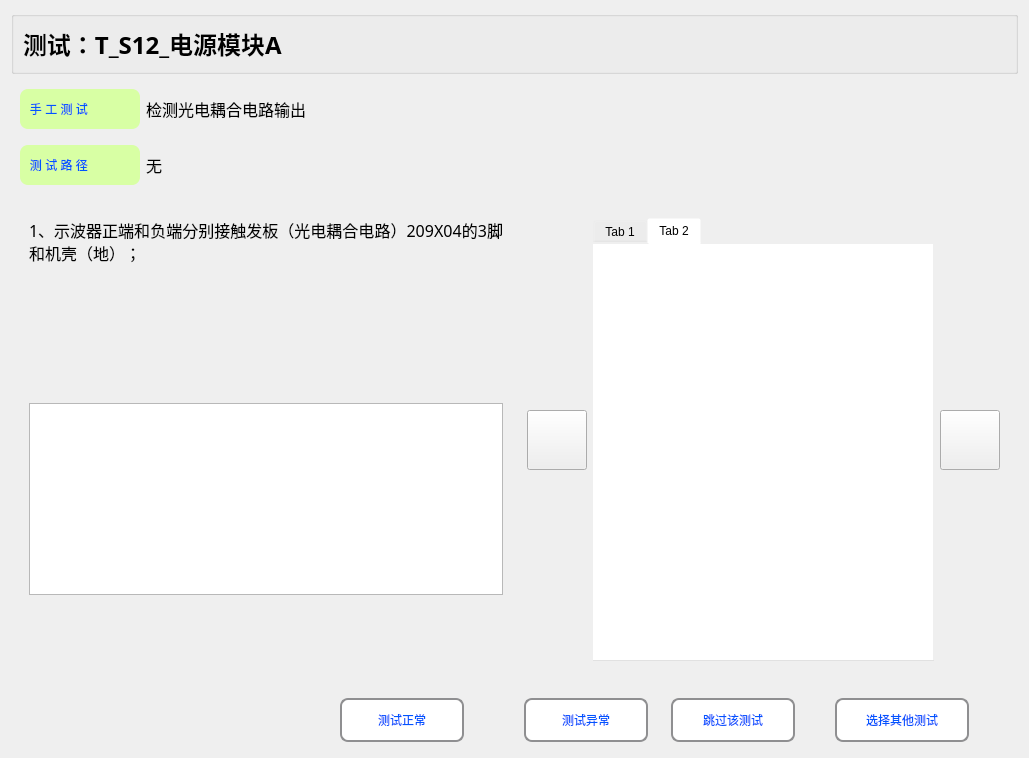
      <widget class="QWidget" name="page_main_diagnosis">
       <property name="styleSheet">
        <string notr="true">QWidget#page_main_diagnosis{
border-image: url(:/new/prefix1/Diagnosis_Image/BG_new.png);
}</string>
       </property>
       <layout class="QVBoxLayout" name="verticalLayout_4">
        <item>
         <widget class="QGroupBox" name="groupBox_this_test_name">
          <property name="maximumSize">
           <size>
            <width>16777215</width>
            <height>70</height>
           </size>
          </property>
          <property name="title">
           <string/>
          </property>
          <layout class="QHBoxLayout" name="horizontalLayout">
           <item>
            <widget class="QLabel" name="label_diagnosis_test_word">
             <property name="minimumSize">
              <size>
               <width>0</width>
               <height>0</height>
              </size>
             </property>
             <property name="maximumSize">
              <size>
               <width>16777215</width>
               <height>16777215</height>
              </size>
             </property>
             <property name="font">
              <font>
               <family>微软雅黑</family>
               <pointsize>18</pointsize>
               <weight>75</weight>
               <bold>true</bold>
              </font>
             </property>
             <property name="text">
              <string>测试：T_S12_电源模块A</string>
             </property>
             <property name="wordWrap">
              <bool>true</bool>
             </property>
            </widget>
           </item>
           <item>
            <widget class="QLabel" name="label_diagnosis_test_TID">
             <property name="maximumSize">
              <size>
               <width>0</width>
               <height>16777215</height>
              </size>
             </property>
             <property name="text">
              <string/>
             </property>
            </widget>
           </item>
          </layout>
         </widget>
        </item>
        <item>
         <widget class="QWidget" name="widget_test_procedure" native="true">
          <property name="maximumSize">
           <size>
            <width>16777215</width>
            <height>70</height>
           </size>
          </property>
          <layout class="QHBoxLayout" name="horizontalLayout_3">
           <property name="bottomMargin">
            <number>5</number>
           </property>
           <item>
            <widget class="QLabel" name="label_test_type">
             <property name="minimumSize">
              <size>
               <width>120</width>
               <height>40</height>
              </size>
             </property>
             <property name="maximumSize">
              <size>
               <width>100</width>
               <height>16777215</height>
              </size>
             </property>
             <property name="styleSheet">
              <string notr="true">QLabel { 
    /*border: 2px solid #8f8f91;*/
    border-radius: 8px; 
    min-width: 120px;
    min-height: 40px;
	background-color: rgb(216, 255, 164);
	color: rgb(0, 85, 255);
	font: 75 10pt &quot;微软雅黑&quot;;
 }</string>
             </property>
             <property name="text">
              <string>   手 工 测 试</string>
             </property>
            </widget>
           </item>
           <item>
            <widget class="QLabel" name="label_test_procedure">
             <property name="minimumSize">
              <size>
               <width>0</width>
               <height>0</height>
              </size>
             </property>
             <property name="maximumSize">
              <size>
               <width>16777215</width>
               <height>16777215</height>
              </size>
             </property>
             <property name="font">
              <font>
               <family>微软雅黑</family>
               <pointsize>12</pointsize>
               <weight>50</weight>
               <bold>false</bold>
              </font>
             </property>
             <property name="text">
              <string>检测光电耦合电路输出</string>
             </property>
             <property name="wordWrap">
              <bool>true</bool>
             </property>
            </widget>
           </item>
          </layout>
         </widget>
        </item>
        <item>
         <widget class="QWidget" name="widget_test_procedure_2" native="true">
          <property name="maximumSize">
           <size>
            <width>16777215</width>
            <height>70</height>
           </size>
          </property>
          <layout class="QHBoxLayout" name="horizontalLayout_41">
           <property name="topMargin">
            <number>5</number>
           </property>
           <item>
            <widget class="QLabel" name="label_test_road_sign">
             <property name="minimumSize">
              <size>
               <width>120</width>
               <height>40</height>
              </size>
             </property>
             <property name="maximumSize">
              <size>
               <width>100</width>
               <height>16777215</height>
              </size>
             </property>
             <property name="styleSheet">
              <string notr="true">QLabel { 
    /*border: 2px solid #8f8f91;*/
    border-radius: 8px; 
    min-width: 120px;
    min-height: 40px;
	background-color: rgb(216, 255, 164);
	color: rgb(0, 85, 255);
	font: 75 10pt &quot;微软雅黑&quot;;
 }</string>
             </property>
             <property name="text">
              <string>   测 试 路 径</string>
             </property>
            </widget>
           </item>
           <item>
            <widget class="QLabel" name="label_test_road">
             <property name="minimumSize">
              <size>
               <width>0</width>
               <height>0</height>
              </size>
             </property>
             <property name="maximumSize">
              <size>
               <width>16777215</width>
               <height>16777215</height>
              </size>
             </property>
             <property name="font">
              <font>
               <family>微软雅黑</family>
               <pointsize>12</pointsize>
               <weight>50</weight>
               <bold>false</bold>
              </font>
             </property>
             <property name="text">
              <string>无</string>
             </property>
             <property name="wordWrap">
              <bool>true</bool>
             </property>
            </widget>
           </item>
          </layout>
         </widget>
        </item>
        <item>
         <widget class="QWidget" name="widget_main_picture_and_test" native="true">
          <layout class="QHBoxLayout" name="horizontalLayout_82">
           <item>
            <widget class="QWidget" name="widget_test_description" native="true">
             <property name="minimumSize">
              <size>
               <width>200</width>
               <height>80</height>
              </size>
             </property>
             <property name="maximumSize">
              <size>
               <width>16777215</width>
               <height>16777215</height>
              </size>
             </property>
             <layout class="QGridLayout" name="gridLayout_7">
              <item row="0" column="0">
               <widget class="QLabel" name="label_test_description_1">
                <property name="font">
                 <font>
                  <family>微软雅黑</family>
                  <pointsize>12</pointsize>
                 </font>
                </property>
                <property name="styleSheet">
                 <string notr="true"/>
                </property>
                <property name="lineWidth">
                 <number>1</number>
                </property>
                <property name="text">
                 <string>1、示波器正端和负端分别接触发板（光电耦合电路）209X04的3脚和机壳（地）；</string>
                </property>
                <property name="textFormat">
                 <enum>Qt::AutoText</enum>
                </property>
                <property name="alignment">
                 <set>Qt::AlignJustify|Qt::AlignVCenter</set>
                </property>
                <property name="wordWrap">
                 <bool>true</bool>
                </property>
                <property name="margin">
                 <number>0</number>
                </property>
                <property name="indent">
                 <number>-1</number>
                </property>
               </widget>
              </item>
              <item row="1" column="0">
               <spacer name="verticalSpacer_27">
                <property name="orientation">
                 <enum>Qt::Vertical</enum>
                </property>
                <property name="sizeHint" stdset="0">
                 <size>
                  <width>20</width>
                  <height>40</height>
                 </size>
                </property>
               </spacer>
              </item>
              <item row="3" column="0">
               <widget class="QTableWidget" name="tableWidget_test_file">
                <property name="minimumSize">
                 <size>
                  <width>300</width>
                  <height>0</height>
                 </size>
                </property>
                <property name="font">
                 <font>
                  <pointsize>12</pointsize>
                 </font>
                </property>
                <property name="focusPolicy">
                 <enum>Qt::NoFocus</enum>
                </property>
                <property name="styleSheet">
                 <string notr="true">QTableWidge{
    alternate-background-color: rgb(244, 248, 251);
    selection-background-color: rgb(241, 249, 226);
    selection-color: black;
}
QTableWidget::item:!alternate:!selected{
    background-color: rgb(255, 255, 255);
}</string>
                </property>
               </widget>
              </item>
              <item row="4" column="0">
               <spacer name="verticalSpacer_8">
                <property name="orientation">
                 <enum>Qt::Vertical</enum>
                </property>
                <property name="sizeHint" stdset="0">
                 <size>
                  <width>20</width>
                  <height>40</height>
                 </size>
                </property>
               </spacer>
              </item>
              <item row="2" column="0">
               <spacer name="verticalSpacer_7">
                <property name="orientation">
                 <enum>Qt::Vertical</enum>
                </property>
                <property name="sizeHint" stdset="0">
                 <size>
                  <width>20</width>
                  <height>40</height>
                 </size>
                </property>
               </spacer>
              </item>
             </layout>
            </widget>
           </item>
           <item>
            <widget class="QWidget" name="widget_test_module_image" native="true">
             <property name="minimumSize">
              <size>
               <width>300</width>
               <height>300</height>
              </size>
             </property>
             <property name="styleSheet">
              <string notr="true">#widget_test_module_image{
border-color: rgba(255, 255, 255, 0);
}
</string>
             </property>
             <layout class="QHBoxLayout" name="horizontalLayout_81">
              <item>
               <widget class="QWidget" name="widget_8" native="true">
                <property name="minimumSize">
                 <size>
                  <width>60</width>
                  <height>0</height>
                 </size>
                </property>
                <layout class="QVBoxLayout" name="verticalLayout_37">
                 <property name="leftMargin">
                  <number>0</number>
                 </property>
                 <property name="topMargin">
                  <number>0</number>
                 </property>
                 <property name="rightMargin">
                  <number>0</number>
                 </property>
                 <property name="bottomMargin">
                  <number>0</number>
                 </property>
                 <item>
                  <spacer name="verticalSpacer_6">
                   <property name="orientation">
                    <enum>Qt::Vertical</enum>
                   </property>
                   <property name="sizeHint" stdset="0">
                    <size>
                     <width>20</width>
                     <height>192</height>
                    </size>
                   </property>
                  </spacer>
                 </item>
                 <item>
                  <widget class="QPushButton" name="pushButton_last_test_photo">
                   <property name="minimumSize">
                    <size>
                     <width>60</width>
                     <height>60</height>
                    </size>
                   </property>
                   <property name="styleSheet">
                    <string notr="true">border-image: url(:/new/prefix1/Diagnosis_Image/left.png);</string>
                   </property>
                   <property name="text">
                    <string/>
                   </property>
                  </widget>
                 </item>
                 <item>
                  <spacer name="verticalSpacer_13">
                   <property name="orientation">
                    <enum>Qt::Vertical</enum>
                   </property>
                   <property name="sizeHint" stdset="0">
                    <size>
                     <width>20</width>
                     <height>191</height>
                    </size>
                   </property>
                  </spacer>
                 </item>
                </layout>
               </widget>
              </item>
              <item>
               <widget class="QTabWidget" name="tabWidget_test_image">
                <property name="minimumSize">
                 <size>
                  <width>250</width>
                  <height>0</height>
                 </size>
                </property>
                <property name="maximumSize">
                 <size>
                  <width>16777215</width>
                  <height>16777215</height>
                 </size>
                </property>
                <property name="styleSheet">
                 <string notr="true">/*border-image: url(:/new/prefix1/Diagnosis_Image/bg_mainview.png);*/
background-color: rgba(255, 255, 255, 0);
border:0px; </string>
                </property>
                <property name="currentIndex">
                 <number>1</number>
                </property>
                <widget class="QWidget" name="tab">
                 <attribute name="title">
                  <string>Tab 1</string>
                 </attribute>
                </widget>
                <widget class="QWidget" name="tab_2">
                 <attribute name="title">
                  <string>Tab 2</string>
                 </attribute>
                </widget>
               </widget>
              </item>
              <item>
               <widget class="QWidget" name="widget_12" native="true">
                <property name="minimumSize">
                 <size>
                  <width>60</width>
                  <height>0</height>
                 </size>
                </property>
                <layout class="QVBoxLayout" name="verticalLayout_38">
                 <property name="leftMargin">
                  <number>0</number>
                 </property>
                 <property name="topMargin">
                  <number>0</number>
                 </property>
                 <property name="rightMargin">
                  <number>0</number>
                 </property>
                 <property name="bottomMargin">
                  <number>0</number>
                 </property>
                 <item>
                  <spacer name="verticalSpacer_14">
                   <property name="orientation">
                    <enum>Qt::Vertical</enum>
                   </property>
                   <property name="sizeHint" stdset="0">
                    <size>
                     <width>20</width>
                     <height>192</height>
                    </size>
                   </property>
                  </spacer>
                 </item>
                 <item>
                  <widget class="QPushButton" name="pushButton_next_test_photo">
                   <property name="minimumSize">
                    <size>
                     <width>60</width>
                     <height>60</height>
                    </size>
                   </property>
                   <property name="styleSheet">
                    <string notr="true">border-image: url(:/new/prefix1/Diagnosis_Image/right.png);</string>
                   </property>
                   <property name="text">
                    <string/>
                   </property>
                  </widget>
                 </item>
                 <item>
                  <spacer name="verticalSpacer_15">
                   <property name="orientation">
                    <enum>Qt::Vertical</enum>
                   </property>
                   <property name="sizeHint" stdset="0">
                    <size>
                     <width>20</width>
                     <height>191</height>
                    </size>
                   </property>
                  </spacer>
                 </item>
                </layout>
               </widget>
              </item>
             </layout>
            </widget>
           </item>
          </layout>
         </widget>
        </item>
        <item>
         <widget class="QWidget" name="widget_manu_main_diagnosis" native="true">
          <property name="maximumSize">
           <size>
            <width>16777215</width>
            <height>70</height>
           </size>
          </property>
          <layout class="QHBoxLayout" name="horizontalLayout_7">
           <item>
            <spacer name="horizontalSpacer_226">
             <property name="orientation">
              <enum>Qt::Horizontal</enum>
             </property>
             <property name="sizeHint" stdset="0">
              <size>
               <width>28</width>
               <height>20</height>
              </size>
             </property>
            </spacer>
           </item>
           <item>
            <spacer name="horizontalSpacer_45">
             <property name="orientation">
              <enum>Qt::Horizontal</enum>
             </property>
             <property name="sizeHint" stdset="0">
              <size>
               <width>40</width>
               <height>20</height>
              </size>
             </property>
            </spacer>
           </item>
           <item>
            <spacer name="horizontalSpacer_46">
             <property name="orientation">
              <enum>Qt::Horizontal</enum>
             </property>
             <property name="sizeHint" stdset="0">
              <size>
               <width>40</width>
               <height>20</height>
              </size>
             </property>
            </spacer>
           </item>
           <item>
            <spacer name="horizontalSpacer_47">
             <property name="orientation">
              <enum>Qt::Horizontal</enum>
             </property>
             <property name="sizeHint" stdset="0">
              <size>
               <width>40</width>
               <height>20</height>
              </size>
             </property>
            </spacer>
           </item>
           <item>
            <spacer name="horizontalSpacer_48">
             <property name="orientation">
              <enum>Qt::Horizontal</enum>
             </property>
             <property name="sizeHint" stdset="0">
              <size>
               <width>40</width>
               <height>20</height>
              </size>
             </property>
            </spacer>
           </item>
           <item>
            <spacer name="horizontalSpacer_43">
             <property name="orientation">
              <enum>Qt::Horizontal</enum>
             </property>
             <property name="sizeHint" stdset="0">
              <size>
               <width>40</width>
               <height>20</height>
              </size>
             </property>
            </spacer>
           </item>
           <item>
            <spacer name="horizontalSpacer_227">
             <property name="orientation">
              <enum>Qt::Horizontal</enum>
             </property>
             <property name="sizeHint" stdset="0">
              <size>
               <width>35</width>
               <height>20</height>
              </size>
             </property>
            </spacer>
           </item>
           <item>
            <spacer name="horizontalSpacer_44">
             <property name="orientation">
              <enum>Qt::Horizontal</enum>
             </property>
             <property name="sizeHint" stdset="0">
              <size>
               <width>40</width>
               <height>20</height>
              </size>
             </property>
            </spacer>
           </item>
           <item>
            <spacer name="horizontalSpacer_228">
             <property name="orientation">
              <enum>Qt::Horizontal</enum>
             </property>
             <property name="sizeHint" stdset="0">
              <size>
               <width>17</width>
               <height>20</height>
              </size>
             </property>
            </spacer>
           </item>
           <item>
            <widget class="QToolButton" name="toolButton_diagnosis_normal">
             <property name="minimumSize">
              <size>
               <width>124</width>
               <height>44</height>
              </size>
             </property>
             <property name="maximumSize">
              <size>
               <width>100</width>
               <height>35</height>
              </size>
             </property>
             <property name="styleSheet">
              <string notr="true">QToolButton { 
    border: 2px solid #8f8f91;
    border-radius: 8px; 
    min-width: 120px;
    min-height: 40px;
	background-color: rgb(255, 255, 255);
	color: rgb(0, 85, 255);
	font: 75 12pt &quot;微软雅黑&quot;;
 }
QToolButton:pressed {
    border: 2px solid #8f8f91;
    border-radius: 6px; 
    background-color: rgb(255, 255, 255);
    min-width: 120px;
    min-height: 40px;
	color: rgb(0, 85, 255);
	font: 75 10pt &quot;微软雅黑&quot;;
}</string>
             </property>
             <property name="text">
              <string>测试正常</string>
             </property>
            </widget>
           </item>
           <item>
            <spacer name="horizontalSpacer_232">
             <property name="orientation">
              <enum>Qt::Horizontal</enum>
             </property>
             <property name="sizeHint" stdset="0">
              <size>
               <width>54</width>
               <height>20</height>
              </size>
             </property>
            </spacer>
           </item>
           <item>
            <widget class="QToolButton" name="toolButton_diagnosis_abnormal">
             <property name="minimumSize">
              <size>
               <width>124</width>
               <height>44</height>
              </size>
             </property>
             <property name="maximumSize">
              <size>
               <width>100</width>
               <height>35</height>
              </size>
             </property>
             <property name="styleSheet">
              <string notr="true">QToolButton { 
    border: 2px solid #8f8f91;
    border-radius: 8px; 
    min-width: 120px;
    min-height: 40px;
	background-color: rgb(255, 255, 255);
	color: rgb(0, 85, 255);
	font: 75 12pt &quot;微软雅黑&quot;;
 }
QToolButton:pressed {
    border: 2px solid #8f8f91;
    border-radius: 6px; 
    background-color: rgb(255, 255, 255);
    min-width: 120px;
    min-height: 40px;
	color: rgb(0, 85, 255);
	font: 75 10pt &quot;微软雅黑&quot;;
}</string>
             </property>
             <property name="text">
              <string>测试异常</string>
             </property>
            </widget>
           </item>
           <item>
            <spacer name="horizontalSpacer_236">
             <property name="orientation">
              <enum>Qt::Horizontal</enum>
             </property>
             <property name="sizeHint" stdset="0">
              <size>
               <width>17</width>
               <height>20</height>
              </size>
             </property>
            </spacer>
           </item>
           <item>
            <widget class="QToolButton" name="toolButton_skip_this_test">
             <property name="minimumSize">
              <size>
               <width>124</width>
               <height>44</height>
              </size>
             </property>
             <property name="maximumSize">
              <size>
               <width>100</width>
               <height>35</height>
              </size>
             </property>
             <property name="styleSheet">
              <string notr="true">QToolButton { 
    border: 2px solid #8f8f91;
    border-radius: 8px; 
    min-width: 120px;
    min-height: 40px;
	background-color: rgb(255, 255, 255);
	color: rgb(0, 85, 255);
	font: 75 12pt &quot;微软雅黑&quot;;
 }
QToolButton:pressed {
    border: 2px solid #8f8f91;
    border-radius: 6px; 
    background-color: rgb(255, 255, 255);
    min-width: 120px;
    min-height: 40px;
	color: rgb(0, 85, 255);
	font: 75 10pt &quot;微软雅黑&quot;;
}</string>
             </property>
             <property name="text">
              <string>跳过该测试</string>
             </property>
            </widget>
           </item>
           <item>
            <spacer name="horizontalSpacer_237">
             <property name="orientation">
              <enum>Qt::Horizontal</enum>
             </property>
             <property name="sizeHint" stdset="0">
              <size>
               <width>34</width>
               <height>20</height>
              </size>
             </property>
            </spacer>
           </item>
           <item>
            <widget class="QToolButton" name="toolButton_slelct_other_test">
             <property name="minimumSize">
              <size>
               <width>134</width>
               <height>44</height>
              </size>
             </property>
             <property name="maximumSize">
              <size>
               <width>100</width>
               <height>35</height>
              </size>
             </property>
             <property name="styleSheet">
              <string notr="true">QToolButton { 
    border: 2px solid #8f8f91;
    border-radius: 8px; 
    min-width: 130px;
    min-height: 40px;
	background-color: rgb(255, 255, 255);
	color: rgb(0, 85, 255);
	font: 75 12pt &quot;微软雅黑&quot;;
 }
QToolButton:pressed {
    border: 2px solid #8f8f91;
    border-radius: 6px; 
    background-color: rgb(255, 255, 255);
    min-width: 120px;
    min-height: 40px;
	color: rgb(0, 85, 255);
	font: 75 10pt &quot;微软雅黑&quot;;
}</string>
             </property>
             <property name="text">
              <string>选择其他测试</string>
             </property>
            </widget>
           </item>
           <item>
            <spacer name="horizontalSpacer_238">
             <property name="orientation">
              <enum>Qt::Horizontal</enum>
             </property>
             <property name="sizeHint" stdset="0">
              <size>
               <width>40</width>
               <height>20</height>
              </size>
             </property>
            </spacer>
           </item>
          </layout>
         </widget>
        </item>
       </layout>
      </widget>
